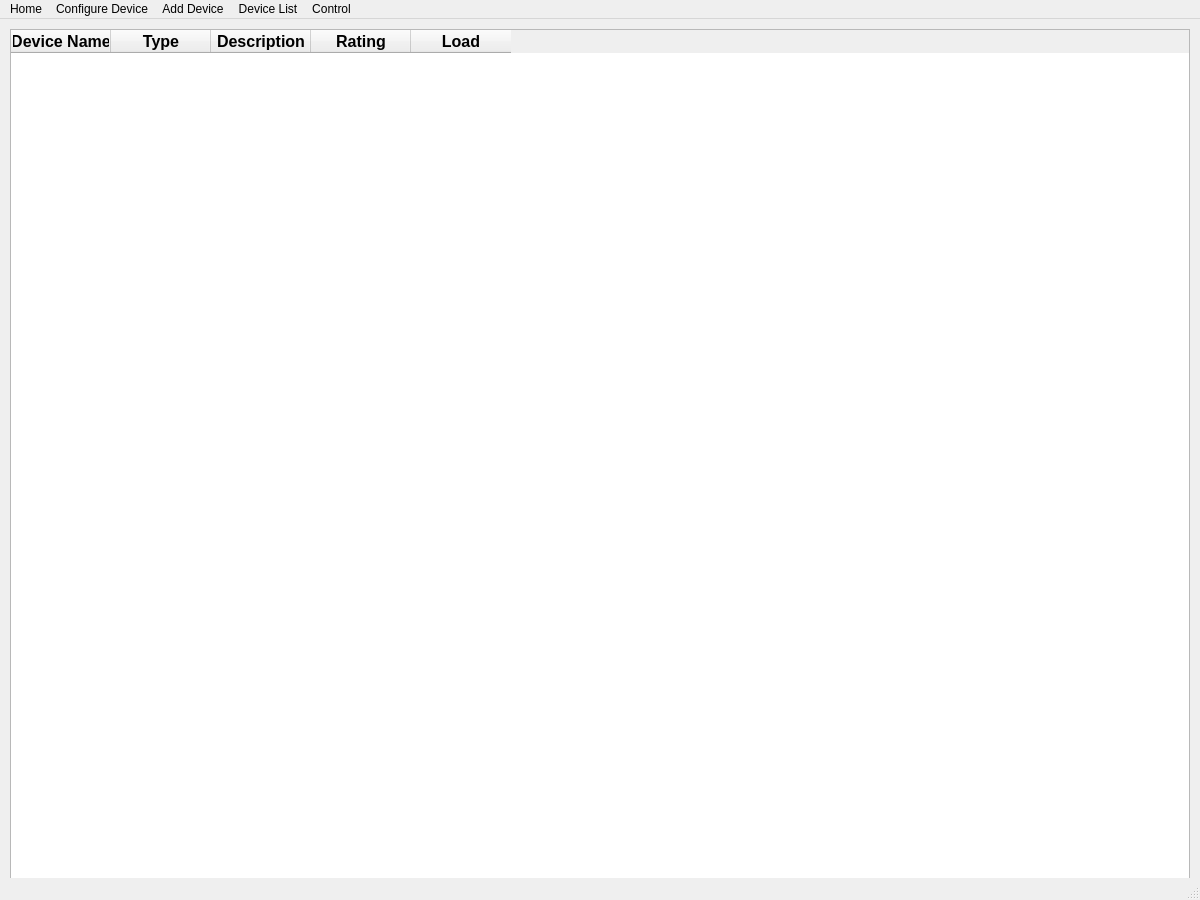
<?xml version="1.0" encoding="UTF-8"?>
<ui version="4.0">
 <class>MainWindow</class>
 <widget class="QMainWindow" name="MainWindow">
  <property name="geometry">
   <rect>
    <x>0</x>
    <y>0</y>
    <width>1200</width>
    <height>900</height>
   </rect>
  </property>
  <property name="windowTitle">
   <string>MainWindow</string>
  </property>
  <widget class="QWidget" name="MainWidget">
   <widget class="QTableWidget" name="TableWidget">
    <property name="geometry">
     <rect>
      <x>10</x>
      <y>10</y>
      <width>1180</width>
      <height>850</height>
     </rect>
    </property>
    <property name="font">
     <font>
      <pointsize>12</pointsize>
      <weight>75</weight>
      <bold>true</bold>
     </font>
    </property>
    <property name="sortingEnabled">
     <bool>true</bool>
    </property>
    <column>
     <property name="text">
      <string>Device Name</string>
     </property>
    </column>
    <column>
     <property name="text">
      <string>Type</string>
     </property>
    </column>
    <column>
     <property name="text">
      <string>Description</string>
     </property>
    </column>
    <column>
     <property name="text">
      <string>Rating</string>
     </property>
    </column>
    <column>
     <property name="text">
      <string>Load</string>
     </property>
    </column>
   </widget>
  </widget>
  <widget class="QMenuBar" name="menubar">
   <property name="geometry">
    <rect>
     <x>0</x>
     <y>0</y>
     <width>1200</width>
     <height>26</height>
    </rect>
   </property>
   <widget class="QMenu" name="HomeMenu">
    <property name="title">
     <string>Home</string>
    </property>
   </widget>
   <widget class="QMenu" name="DeviceConfig">
    <property name="title">
     <string>Configure Device</string>
    </property>
   </widget>
   <widget class="QMenu" name="AddDeviceMenu">
    <property name="title">
     <string>Add Device</string>
    </property>
   </widget>
   <widget class="QMenu" name="DeviceListMenu">
    <property name="title">
     <string>Device List</string>
    </property>
   </widget>
   <widget class="QMenu" name="ControlMenu">
    <property name="title">
     <string>Control</string>
    </property>
   </widget>
   <addaction name="HomeMenu"/>
   <addaction name="DeviceConfig"/>
   <addaction name="AddDeviceMenu"/>
   <addaction name="DeviceListMenu"/>
   <addaction name="ControlMenu"/>
  </widget>
  <widget class="QStatusBar" name="statusbar"/>
 </widget>
 <resources/>
 <connections/>
</ui>
